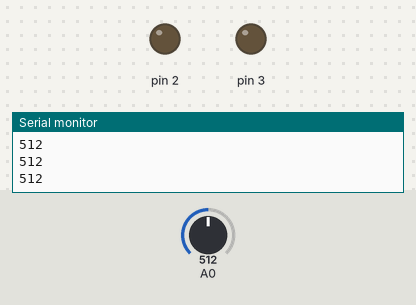
The sketch below on a simulated Arduino Uno, built with avr-gcc and run on an emulated ATmega328P. Parts: output pins drawn as LEDs (lit = HIGH), the last lines printed to the serial monitor. The inputs (shaded band) are chosen by the test bench; at power-on: A0 = 512.

Above: at 1.2 s.
1.3 s: A0 set to 0
At 1.7 s:
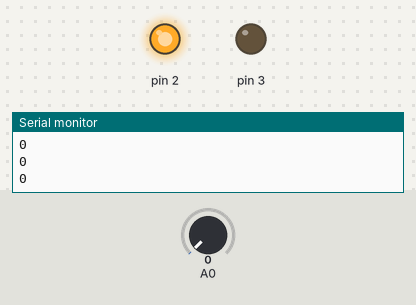
Timing chart, 0 to 4.3 s (numbered marks = the images above; inputs shaded):
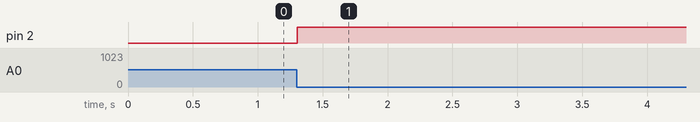

The sketch:

CODE.ino
```cpp
// the setup routine runs once when you press reset:

int out=0;
void setup() {
  // initialize serial communication at 9600 bits per second:
  pinMode(3,OUTPUT);
  pinMode(2,OUTPUT);
  Serial.begin(9600);
}

// the loop routine runs over and over again forever:
void loop() {
  // read the input on analog pin 0:
  int sensorValue = analogRead(A0);
  if(sensorValue)
  {
  digitalWrite(3,out);
  }
  else
  {
   digitalWrite(2,HIGH);
  }
  // print out the value you read:
  Serial.println(sensorValue);
  delay(100);      // delay in between reads for stability
}
```

Measured:
- after the input at 1.3 s, pin 2: LOW → HIGH at once
